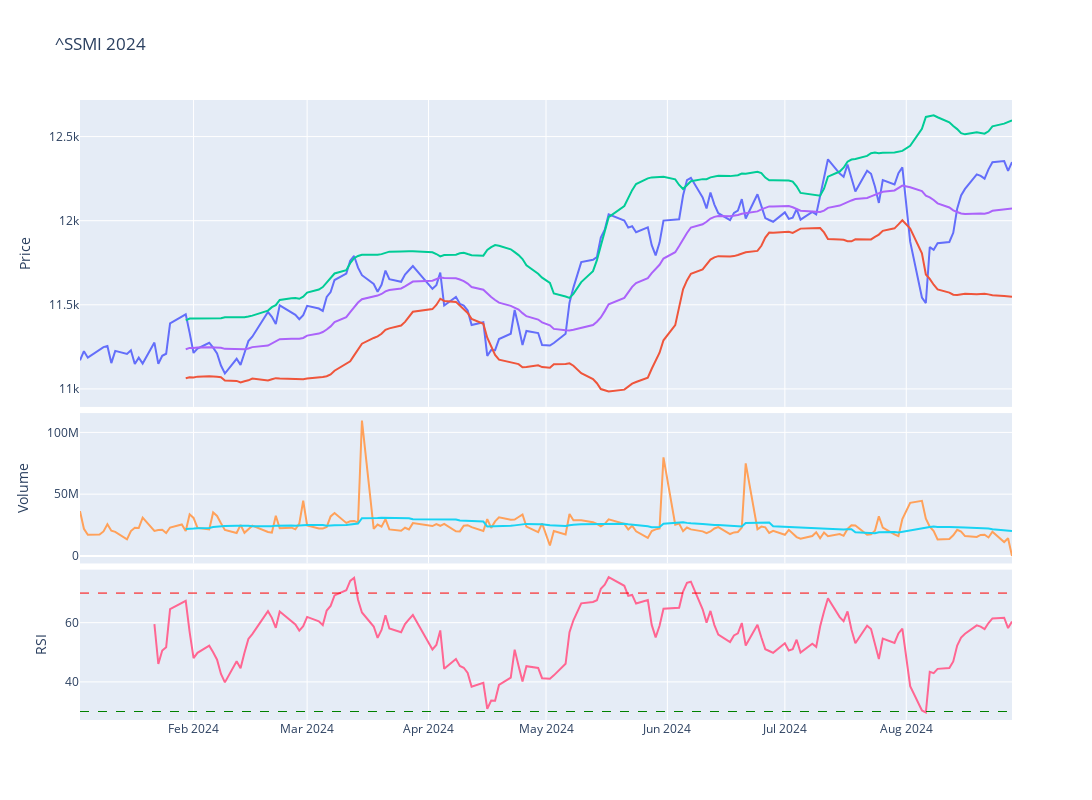

Notebook code cell kept with this figure:
### Code cell
# Plot the adjusted close price
fig = make_subplots(rows=4, cols=1,shared_xaxes=True,vertical_spacing=0.01,specs=[[{'rowspan':2,'colspan':1}],[None],[{'rowspan':1,'colspan':1}],[{'rowspan':1,'colspan':1}]])

# Graph (1,1)
fig.add_trace(go.Scatter(x=stock_ticker['Adj Close'].loc[year].index,y=stock_ticker['Adj Close'].loc[year],mode="lines",name=f'{ticker}'),row=1,col=1)
fig.add_trace(go.Scatter(x=stock_ticker['BB_Lower'].loc[year].index,y=stock_ticker['BB_Lower'].loc[year],mode="lines",name='BB_Lower'),row=1,col=1)
fig.add_trace(go.Scatter(x=stock_ticker['BB_Upper'].loc[year].index,y=stock_ticker['BB_Upper'].loc[year],mode="lines",name='BB_Upper'),row=1,col=1)
fig.add_trace(go.Scatter(x=stock_ticker['MMA20'].loc[year].index,y=stock_ticker['MMA20'].loc[year],mode="lines",name='MMA20'),row=1,col=1)
# Update xaxis properties
fig.update_yaxes(title_text="Price", row=1, col=1)

# Graph (3,1)
fig.add_trace(go.Scatter(x=stock_ticker['Volume'].loc[year].index,y=stock_ticker['Volume'].loc[year],mode="lines",name='Volume'),row=3, col=1)
fig.add_trace(go.Scatter(x=stock_ticker['Volume'].loc[year].index,y=stock_ticker['Volume'].loc[year].rolling(20).mean(),mode="lines",name='MMA20'),row=3,col=1)
fig.update_yaxes(title_text="Volume", row=3, col=1)

# Graph (4,1)
fig.add_trace(go.Scatter(x=stock_ticker['RSI'].loc[year].index,y=stock_ticker['RSI'].loc[year],mode="lines",name='RSI'),row=4, col=1)
fig.add_hline(y=30, line_width=1, line_dash="dash", line_color="green",row=4,col=1)
fig.add_hline(y=70, line_width=1, line_dash="dash", line_color="red",row=4,col=1)
fig.update_yaxes(title_text="RSI", row=4, col=1)

fig.update_layout(height=800, width=1300,showlegend=False,title=f"{ticker} {year}")

fig.show()

### Figure 1 — Plotly figure (JSON) as saved in the notebook; plotly's stock layout.template omitted (floating-point values rounded to 4 significant figures; data arrays with more than 128 entries replaced by an {"elided": "..."} marker saying what was removed)
{"data": [{"mode": "lines", "name": "^SSMI", "type": "scatter", "x": {"elided": "164 str values"}, "xaxis": "x", "y": {"elided": "164 float values"}, "yaxis": "y"}, {"mode": "lines", "name": "BB_Lower", "type": "scatter", "x": {"elided": "164 str values"}, "xaxis": "x", "y": {"elided": "164 float values"}, "yaxis": "y"}, {"mode": "lines", "name": "BB_Upper", "type": "scatter", "x": {"elided": "164 str values"}, "xaxis": "x", "y": {"elided": "164 float values"}, "yaxis": "y"}, {"mode": "lines", "name": "MMA20", "type": "scatter", "x": {"elided": "164 str values"}, "xaxis": "x", "y": {"elided": "164 float values"}, "yaxis": "y"}, {"mode": "lines", "name": "Volume", "type": "scatter", "x": {"elided": "164 str values"}, "xaxis": "x2", "y": {"elided": "164 int values"}, "yaxis": "y2"}, {"mode": "lines", "name": "MMA20", "type": "scatter", "x": {"elided": "164 str values"}, "xaxis": "x2", "y": {"elided": "164 int values"}, "yaxis": "y2"}, {"mode": "lines", "name": "RSI", "type": "scatter", "x": {"elided": "164 str values"}, "xaxis": "x3", "y": {"elided": "164 float values"}, "yaxis": "y3"}], "layout": {"height": 800, "shapes": [{"line": {"color": "green", "dash": "dash", "width": 1}, "type": "line", "x0": 0, "x1": 1, "xref": "x3 domain", "y0": 30, "y1": 30, "yref": "y3"}, {"line": {"color": "red", "dash": "dash", "width": 1}, "type": "line", "x0": 0, "x1": 1, "xref": "x3 domain", "y0": 70, "y1": 70, "yref": "y3"}], "showlegend": false, "title": {"text": "^SSMI 2024"}, "width": 1300, "xaxis": {"anchor": "y", "domain": [0, 1], "matches": "x3", "showticklabels": false}, "xaxis2": {"anchor": "y2", "domain": [0, 1], "matches": "x3", "showticklabels": false}, "xaxis3": {"anchor": "y3", "domain": [0, 1]}, "yaxis": {"anchor": "x", "domain": [0.505, 1], "title": {"text": "Price"}}, "yaxis2": {"anchor": "x2", "domain": [0.2525, 0.495], "title": {"text": "Volume"}}, "yaxis3": {"anchor": "x3", "domain": [0, 0.2425], "title": {"text": "RSI"}}}}
